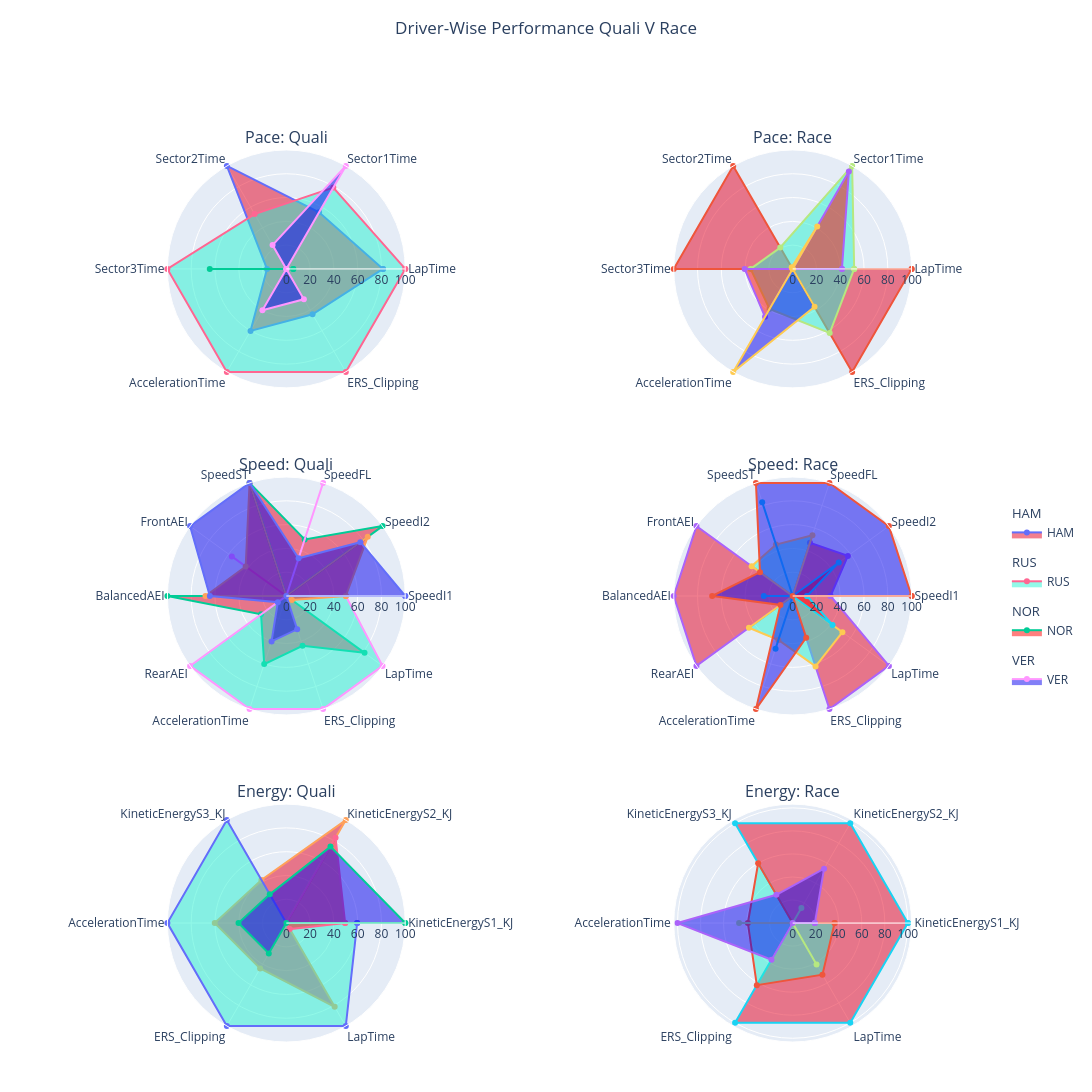

Notebook source saved alongside this figure:
### Code cell
polar_fig = data_vis.create_comparison_radar(
    quali_performance=quali_performance_rescaled,
    race_performance=race_performance_rescaled,
    drivers=top_4_drivers.to_list(),
    show_pace_categories=True,
    show_speed_categories=True,
    show_energy_categories=True,
)

polar_fig.show()

### Figure 1 — Plotly figure (JSON) as saved in the notebook; plotly's stock layout.template omitted (floating-point values rounded to 4 significant figures)
{"data": [{"fill": "toself", "fillcolor": "rgba(0.9098039215686274, 0.0, 0.12549019607843137, 0.5)", "legendgroup": "HAM", "legendgrouptitle": {"text": "HAM"}, "name": "HAM", "r": [81.29, 55.0, 100.0, 16.25, 60.19, 44.07, 81.29], "showlegend": true, "subplot": "polar", "theta": ["LapTime", "Sector1Time", "Sector2Time", "Sector3Time", "AccelerationTime", "ERS_Clipping", "LapTime"], "type": "scatterpolar"}, {"fill": "toself", "fillcolor": "rgba(0.9098039215686274, 0.0, 0.12549019607843137, 0.5)", "legendgroup": "HAM", "legendgrouptitle": {"text": "HAM"}, "name": "HAM", "r": [100.0, 0.0, 100.0, 100.0, 0.0, 100.0, 100.0], "showlegend": false, "subplot": "polar2", "theta": ["LapTime", "Sector1Time", "Sector2Time", "Sector3Time", "AccelerationTime", "ERS_Clipping", "LapTime"], "type": "scatterpolar"}, {"fill": "toself", "fillcolor": "rgba(0.9098039215686274, 0.0, 0.12549019607843137, 0.5)", "legendgroup": "HAM", "legendgrouptitle": {"text": "HAM"}, "name": "HAM", "r": [0.0, 100.0, 50.0, 100.0, 0.0, 100.0, 26.23, 60.19, 44.07, 81.29, 0.0], "showlegend": false, "subplot": "polar3", "theta": ["SpeedI1", "SpeedI2", "SpeedFL", "SpeedST", "FrontAEI", "BalancedAEI", "RearAEI", "AccelerationTime", "ERS_Clipping", "LapTime", "SpeedI1"], "type": "scatterpolar"}, {"fill": "toself", "fillcolor": "rgba(0.9098039215686274, 0.0, 0.12549019607843137, 0.5)", "legendgroup": "HAM", "legendgrouptitle": {"text": "HAM"}, "name": "HAM", "r": [31.8, 57.37, 47.02, 0.0, 100.0, 100.0, 100.0, 0.0, 100.0, 100.0, 31.8], "showlegend": false, "subplot": "polar4", "theta": ["SpeedI1", "SpeedI2", "SpeedFL", "SpeedST", "FrontAEI", "BalancedAEI", "RearAEI", "AccelerationTime", "ERS_Clipping", "LapTime", "SpeedI1"], "type": "scatterpolar"}, {"fill": "toself", "fillcolor": "rgba(0.9098039215686274, 0.0, 0.12549019607843137, 0.5)", "legendgroup": "HAM", "legendgrouptitle": {"text": "HAM"}, "name": "HAM", "r": [0.0, 100.0, 41.88, 60.19, 44.07, 81.29, 0.0], "showlegend": false, "subplot": "polar5", "theta": ["KineticEnergyS1_KJ", "KineticEnergyS2_KJ", "KineticEnergyS3_KJ", "AccelerationTime", "ERS_Clipping", "LapTime", "KineticEnergyS1_KJ"], "type": "scatterpolar"}, {"fill": "toself", "fillcolor": "rgba(0.9098039215686274, 0.0, 0.12549019607843137, 0.5)", "legendgroup": "HAM", "legendgrouptitle": {"text": "HAM"}, "name": "HAM", "r": [100.0, 100.0, 100.0, 0.0, 100.0, 100.0, 100.0], "showlegend": false, "subplot": "polar6", "theta": ["KineticEnergyS1_KJ", "KineticEnergyS2_KJ", "KineticEnergyS3_KJ", "AccelerationTime", "ERS_Clipping", "LapTime", "KineticEnergyS1_KJ"], "type": "scatterpolar"}, {"fill": "toself", "fillcolor": "rgba(0.15294117647058825, 0.9568627450980393, 0.8235294117647058, 0.5)", "legendgroup": "RUS", "legendgrouptitle": {"text": "RUS"}, "name": "RUS", "r": [100.0, 79.0, 53.28, 100.0, 100.0, 100.0, 100.0], "showlegend": true, "subplot": "polar", "theta": ["LapTime", "Sector1Time", "Sector2Time", "Sector3Time", "AccelerationTime", "ERS_Clipping", "LapTime"], "type": "scatterpolar"}, {"fill": "toself", "fillcolor": "rgba(0.15294117647058825, 0.9568627450980393, 0.8235294117647058, 0.5)", "legendgroup": "RUS", "legendgrouptitle": {"text": "RUS"}, "name": "RUS", "r": [51.7, 100.0, 20.8, 35.37, 38.88, 62.24, 51.7], "showlegend": false, "subplot": "polar2", "theta": ["LapTime", "Sector1Time", "Sector2Time", "Sector3Time", "AccelerationTime", "ERS_Clipping", "LapTime"], "type": "scatterpolar"}, {"fill": "toself", "fillcolor": "rgba(0.15294117647058825, 0.9568627450980393, 0.8235294117647058, 0.5)", "legendgroup": "RUS", "legendgrouptitle": {"text": "RUS"}, "name": "RUS", "r": [50.0, 0.0, 100.0, 0.0, 56.67, 0.0, 100.0, 100.0, 100.0, 100.0, 50.0], "showlegend": false, "subplot": "polar3", "theta": ["SpeedI1", "SpeedI2", "SpeedFL", "SpeedST", "FrontAEI", "BalancedAEI", "RearAEI", "AccelerationTime", "ERS_Clipping", "LapTime", "SpeedI1"], "type": "scatterpolar"}, {"fill": "toself", "fillcolor": "rgba(0.15294117647058825, 0.9568627450980393, 0.8235294117647058, 0.5)", "legendgroup": "RUS", "legendgrouptitle": {"text": "RUS"}, "name": "RUS", "r": [0.0, 0.0, 53.77, 45.45, 42.66, 0.0, 45.45, 38.88, 62.24, 51.7, 0.0], "showlegend": false, "subplot": "polar4", "theta": ["SpeedI1", "SpeedI2", "SpeedFL", "SpeedST", "FrontAEI", "BalancedAEI", "RearAEI", "AccelerationTime", "ERS_Clipping", "LapTime", "SpeedI1"], "type": "scatterpolar"}, {"fill": "toself", "fillcolor": "rgba(0.15294117647058825, 0.9568627450980393, 0.8235294117647058, 0.5)", "legendgroup": "RUS", "legendgrouptitle": {"text": "RUS"}, "name": "RUS", "r": [59.57, 0.0, 100.0, 100.0, 100.0, 100.0, 59.57], "showlegend": false, "subplot": "polar5", "theta": ["KineticEnergyS1_KJ", "KineticEnergyS2_KJ", "KineticEnergyS3_KJ", "AccelerationTime", "ERS_Clipping", "LapTime", "KineticEnergyS1_KJ"], "type": "scatterpolar"}, {"fill": "toself", "fillcolor": "rgba(0.15294117647058825, 0.9568627450980393, 0.8235294117647058, 0.5)", "legendgroup": "RUS", "legendgrouptitle": {"text": "RUS"}, "name": "RUS", "r": [36.38, 0.0, 59.96, 38.88, 62.24, 51.7, 36.38], "showlegend": false, "subplot": "polar6", "theta": ["KineticEnergyS1_KJ", "KineticEnergyS2_KJ", "KineticEnergyS3_KJ", "AccelerationTime", "ERS_Clipping", "LapTime", "KineticEnergyS1_KJ"], "type": "scatterpolar"}, {"fill": "toself", "fillcolor": "rgba(1.0, 0.5019607843137255, 0.0, 0.5)", "legendgroup": "NOR", "legendgrouptitle": {"text": "NOR"}, "name": "NOR", "r": [5.848, 0.0, 0.0, 64.38, 0.0, 0.0, 5.848], "showlegend": true, "subplot": "polar", "theta": ["LapTime", "Sector1Time", "Sector2Time", "Sector3Time", "AccelerationTime", "ERS_Clipping", "LapTime"], "type": "scatterpolar"}, {"fill": "toself", "fillcolor": "rgba(1.0, 0.5019607843137255, 0.0, 0.5)", "legendgroup": "NOR", "legendgrouptitle": {"text": "NOR"}, "name": "NOR", "r": [41.43, 94.53, 0.0, 40.38, 46.53, 0.0, 41.43], "showlegend": false, "subplot": "polar2", "theta": ["LapTime", "Sector1Time", "Sector2Time", "Sector3Time", "AccelerationTime", "ERS_Clipping", "LapTime"], "type": "scatterpolar"}, {"fill": "toself", "fillcolor": "rgba(1.0, 0.5019607843137255, 0.0, 0.5)", "legendgroup": "NOR", "legendgrouptitle": {"text": "NOR"}, "name": "NOR", "r": [50.0, 84.62, 0.0, 100.0, 42.24, 67.99, 0.0, 0.0, 0.0, 5.848, 50.0], "showlegend": false, "subplot": "polar3", "theta": ["SpeedI1", "SpeedI2", "SpeedFL", "SpeedST", "FrontAEI", "BalancedAEI", "RearAEI", "AccelerationTime", "ERS_Clipping", "LapTime", "SpeedI1"], "type": "scatterpolar"}, {"fill": "toself", "fillcolor": "rgba(1.0, 0.5019607843137255, 0.0, 0.5)", "legendgroup": "NOR", "legendgrouptitle": {"text": "NOR"}, "name": "NOR", "r": [12.13, 47.89, 0.0, 82.95, 0.0, 24.24, 0.0, 46.53, 0.0, 41.43, 12.13], "showlegend": false, "subplot": "polar4", "theta": ["SpeedI1", "SpeedI2", "SpeedFL", "SpeedST", "FrontAEI", "BalancedAEI", "RearAEI", "AccelerationTime", "ERS_Clipping", "LapTime", "SpeedI1"], "type": "scatterpolar"}, {"fill": "toself", "fillcolor": "rgba(1.0, 0.5019607843137255, 0.0, 0.5)", "legendgroup": "NOR", "legendgrouptitle": {"text": "NOR"}, "name": "NOR", "r": [49.45, 82.79, 0.0, 0.0, 0.0, 5.848, 49.45], "showlegend": false, "subplot": "polar5", "theta": ["KineticEnergyS1_KJ", "KineticEnergyS2_KJ", "KineticEnergyS3_KJ", "AccelerationTime", "ERS_Clipping", "LapTime", "KineticEnergyS1_KJ"], "type": "scatterpolar"}, {"fill": "toself", "fillcolor": "rgba(1.0, 0.5019607843137255, 0.0, 0.5)", "legendgroup": "NOR", "legendgrouptitle": {"text": "NOR"}, "name": "NOR", "r": [0.0, 15.14, 0.0, 46.53, 0.0, 41.43, 0.0], "showlegend": false, "subplot": "polar6", "theta": ["KineticEnergyS1_KJ", "KineticEnergyS2_KJ", "KineticEnergyS3_KJ", "AccelerationTime", "ERS_Clipping", "LapTime", "KineticEnergyS1_KJ"], "type": "scatterpolar"}, {"fill": "toself", "fillcolor": "rgba(0.023529411764705882, 0.0, 0.9372549019607843, 0.5)", "legendgroup": "VER", "legendgrouptitle": {"text": "VER"}, "name": "VER", "r": [0.0, 100.0, 23.14, 0.0, 40.19, 29.48, 0.0], "showlegend": true, "subplot": "polar", "theta": ["LapTime", "Sector1Time", "Sector2Time", "Sector3Time", "AccelerationTime", "ERS_Clipping", "LapTime"], "type": "scatterpolar"}, {"fill": "toself", "fillcolor": "rgba(0.023529411764705882, 0.0, 0.9372549019607843, 0.5)", "legendgroup": "VER", "legendgrouptitle": {"text": "VER"}, "name": "VER", "r": [0.0, 41.29, 1.628, 0.0, 100.0, 36.8, 0.0], "showlegend": false, "subplot": "polar2", "theta": ["LapTime", "Sector1Time", "Sector2Time", "Sector3Time", "AccelerationTime", "ERS_Clipping", "LapTime"], "type": "scatterpolar"}, {"fill": "toself", "fillcolor": "rgba(0.023529411764705882, 0.0, 0.9372549019607843, 0.5)", "legendgroup": "VER", "legendgrouptitle": {"text": "VER"}, "name": "VER", "r": [100.0, 76.92, 33.33, 100.0, 100.0, 64.3, 8.842, 40.19, 29.48, 0.0, 100.0], "showlegend": false, "subplot": "polar3", "theta": ["SpeedI1", "SpeedI2", "SpeedFL", "SpeedST", "FrontAEI", "BalancedAEI", "RearAEI", "AccelerationTime", "ERS_Clipping", "LapTime", "SpeedI1"], "type": "scatterpolar"}, {"fill": "toself", "fillcolor": "rgba(0.023529411764705882, 0.0, 0.9372549019607843, 0.5)", "legendgroup": "VER", "legendgrouptitle": {"text": "VER"}, "name": "VER", "r": [100.0, 100.0, 100.0, 100.0, 33.97, 67.69, 12.73, 100.0, 36.8, 0.0, 100.0], "showlegend": false, "subplot": "polar4", "theta": ["SpeedI1", "SpeedI2", "SpeedFL", "SpeedST", "FrontAEI", "BalancedAEI", "RearAEI", "AccelerationTime", "ERS_Clipping", "LapTime", "SpeedI1"], "type": "scatterpolar"}, {"fill": "toself", "fillcolor": "rgba(0.023529411764705882, 0.0, 0.9372549019607843, 0.5)", "legendgroup": "VER", "legendgrouptitle": {"text": "VER"}, "name": "VER", "r": [100.0, 74.23, 27.87, 40.19, 29.48, 0.0, 100.0], "showlegend": false, "subplot": "polar5", "theta": ["KineticEnergyS1_KJ", "KineticEnergyS2_KJ", "KineticEnergyS3_KJ", "AccelerationTime", "ERS_Clipping", "LapTime", "KineticEnergyS1_KJ"], "type": "scatterpolar"}, {"fill": "toself", "fillcolor": "rgba(0.023529411764705882, 0.0, 0.9372549019607843, 0.5)", "legendgroup": "VER", "legendgrouptitle": {"text": "VER"}, "name": "VER", "r": [19.25, 54.5, 28.33, 100.0, 36.8, 0.0, 19.25], "showlegend": false, "subplot": "polar6", "theta": ["KineticEnergyS1_KJ", "KineticEnergyS2_KJ", "KineticEnergyS3_KJ", "AccelerationTime", "ERS_Clipping", "LapTime", "KineticEnergyS1_KJ"], "type": "scatterpolar"}], "layout": {"annotations": [{"font": {"size": 16}, "showarrow": false, "text": "Pace: Quali", "x": 0.175, "xanchor": "center", "xref": "paper", "y": 1, "yanchor": "bottom", "yref": "paper"}, {"font": {"size": 16}, "showarrow": false, "text": "Pace: Race", "x": 0.825, "xanchor": "center", "xref": "paper", "y": 1, "yanchor": "bottom", "yref": "paper"}, {"font": {"size": 16}, "showarrow": false, "text": "Speed: Quali", "x": 0.175, "xanchor": "center", "xref": "paper", "y": 0.6333, "yanchor": "bottom", "yref": "paper"}, {"font": {"size": 16}, "showarrow": false, "text": "Speed: Race", "x": 0.825, "xanchor": "center", "xref": "paper", "y": 0.6333, "yanchor": "bottom", "yref": "paper"}, {"font": {"size": 16}, "showarrow": false, "text": "Energy: Quali", "x": 0.175, "xanchor": "center", "xref": "paper", "y": 0.2667, "yanchor": "bottom", "yref": "paper"}, {"font": {"size": 16}, "showarrow": false, "text": "Energy: Race", "x": 0.825, "xanchor": "center", "xref": "paper", "y": 0.2667, "yanchor": "bottom", "yref": "paper"}], "height": 1800, "legend": {"x": 1.1, "xanchor": "left", "y": 0.5, "yanchor": "middle"}, "margin": {"b": 50, "l": 150, "r": 150, "t": 150}, "polar": {"domain": {"x": [0, 0.35], "y": [0.7333, 1]}, "radialaxis": {"range": [0, 100], "visible": true}}, "polar2": {"domain": {"x": [0.65, 1.0], "y": [0.7333, 1]}, "radialaxis": {"range": [0, 100], "visible": true}}, "polar3": {"domain": {"x": [0, 0.35], "y": [0.3667, 0.6333]}, "radialaxis": {"range": [0, 100], "visible": true}}, "polar4": {"domain": {"x": [0.65, 1.0], "y": [0.3667, 0.6333]}, "radialaxis": {"range": [0, 100], "visible": true}}, "polar5": {"domain": {"x": [0, 0.35], "y": [0, 0.2667]}, "radialaxis": {"range": [0, 100], "visible": true}}, "polar6": {"domain": {"x": [0.65, 1.0], "y": [0, 0.2667]}}, "showlegend": true, "title": {"text": "Driver-Wise Performance Quali V Race", "x": 0.5, "y": 0.98}, "width": 1280}}
